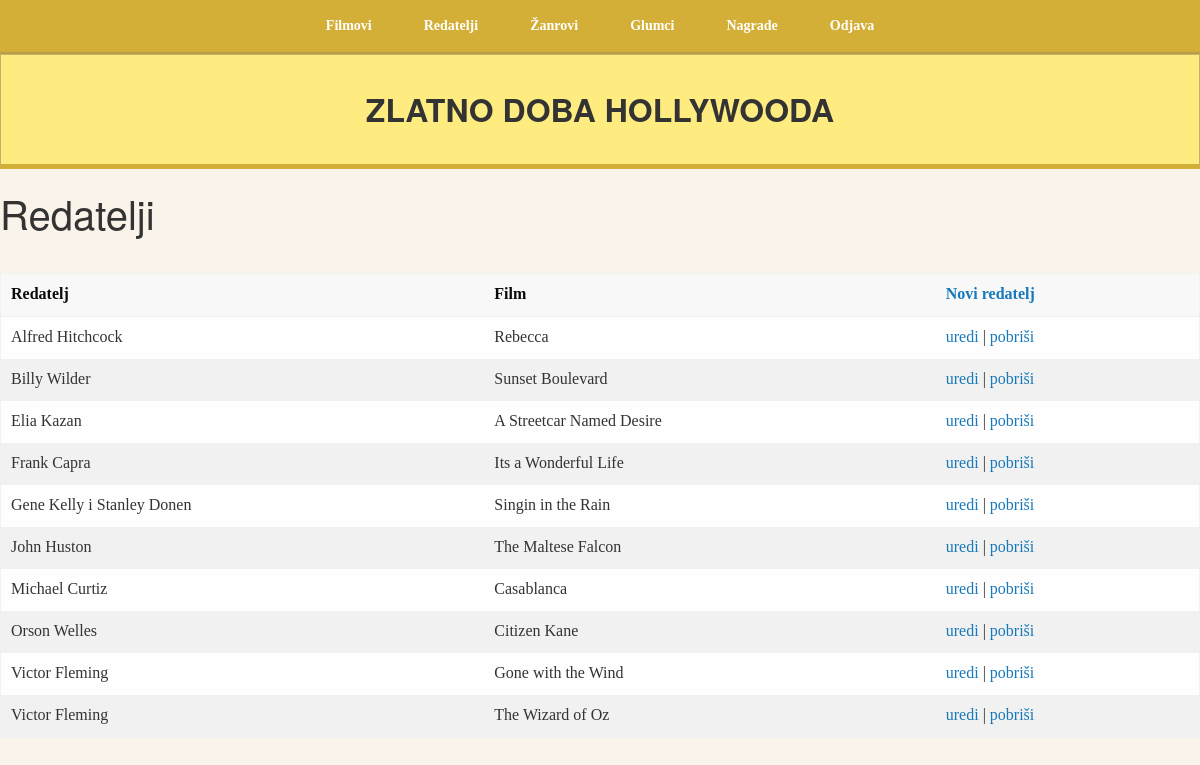
Page /redatelji_admin.php (signed in) on the committed database.
### tables this page shows
CREATE TABLE `redatelji`  (
  `id` int(11) NOT NULL AUTO_INCREMENT,
  `film` int NULL DEFAULT NULL,
  `redatelj` varchar(255) NULL DEFAULT NULL,
  PRIMARY KEY (`id`) USING BTREE
);

CREATE TABLE `filmovi`  (
  `id` int(11) NOT NULL AUTO_INCREMENT,
  `naziv_filma` varchar(255) NULL DEFAULT NULL,
  `godina` varchar(5) NULL DEFAULT NULL,
  PRIMARY KEY (`id`) USING BTREE
);

### redatelji_admin.php (the view, shortened to what this page needs)
<?php
include("pdo.php");
$upit = $db->query("SELECT redatelji.film, redatelji.id, filmovi.naziv_filma, redatelji.redatelj
FROM redatelji
INNER JOIN filmovi ON filmovi.id = redatelji.film ORDER BY redatelj ASC");
$rezultati = $upit->fetchAll();
?>
<div class="row medium-10 large-8 colums">
<h2>Redatelji</h2> <br>
</div>
<?php
echo "
<table class='striped'>
<thead>
<tr>
<th>Redatelj</th><th>Film</th><th><a href='redatelji_forma.php?akcija=unos'>Novi redatelj</a></th>
<tr>
</thead>
<tbody>";
foreach ($rezultati as $redatelj) {
    echo "<tr><td>" . $redatelj["redatelj"] . "</td><td>" . $redatelj["naziv_filma"] . "</td><td nowrap>
    <a href='redatelji_forma.php?akcija=izmjena&id=" . $redatelj["id"] . "&naziv_filma=" . $redatelj["naziv_filma"] . "'> uredi </a> |
    <a href='redatelji_sql.php?akcija=brisanje&id=" . $redatelj["id"] . "'> pobriši </a></td></tr>";
}
?>

### rows in the picture
redatelji: redatelj "Alfred Hitchcock", filmovi.naziv_filma "Rebecca"
redatelji: redatelj "Billy Wilder", filmovi.naziv_filma "Sunset Boulevard"
redatelji: redatelj "Elia Kazan", filmovi.naziv_filma "A Streetcar Named Desire"
redatelji: redatelj "Frank Capra", filmovi.naziv_filma "Its a Wonderful Life"
redatelji: redatelj "Gene Kelly i Stanley Donen", filmovi.naziv_filma "Singin in the Rain"
redatelji: redatelj "John Huston", filmovi.naziv_filma "The Maltese Falcon"
redatelji: redatelj "Michael Curtiz", filmovi.naziv_filma "Casablanca"
redatelji: redatelj "Orson Welles", filmovi.naziv_filma "Citizen Kane"
redatelji: redatelj "Victor Fleming", filmovi.naziv_filma "Gone with the Wind"
redatelji: redatelj "Victor Fleming", filmovi.naziv_filma "The Wizard of Oz"
